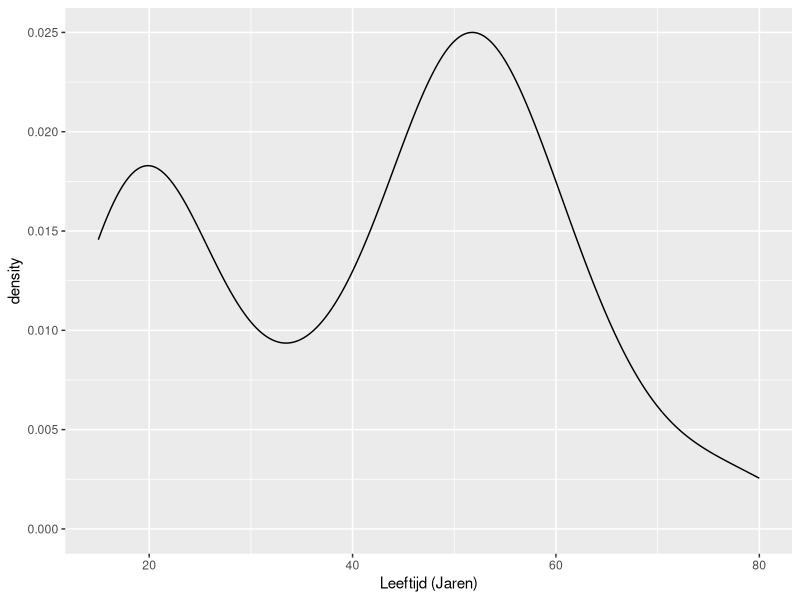
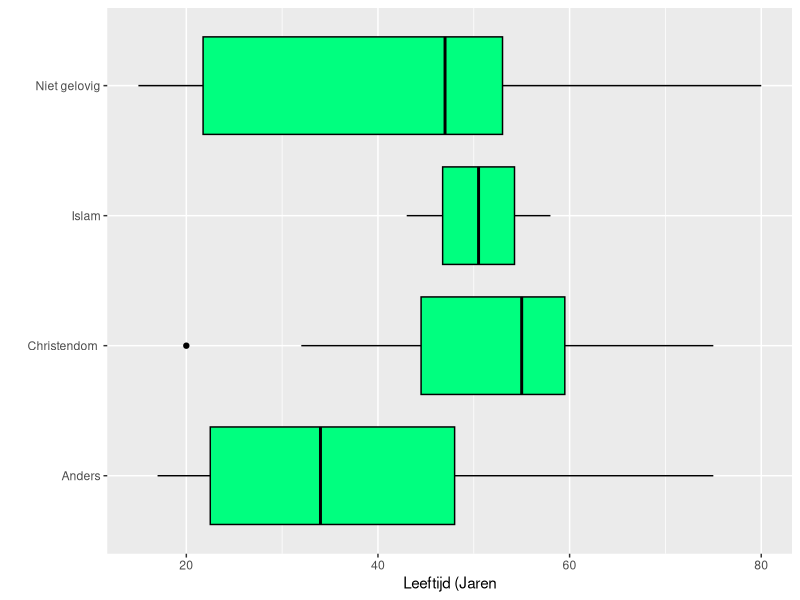
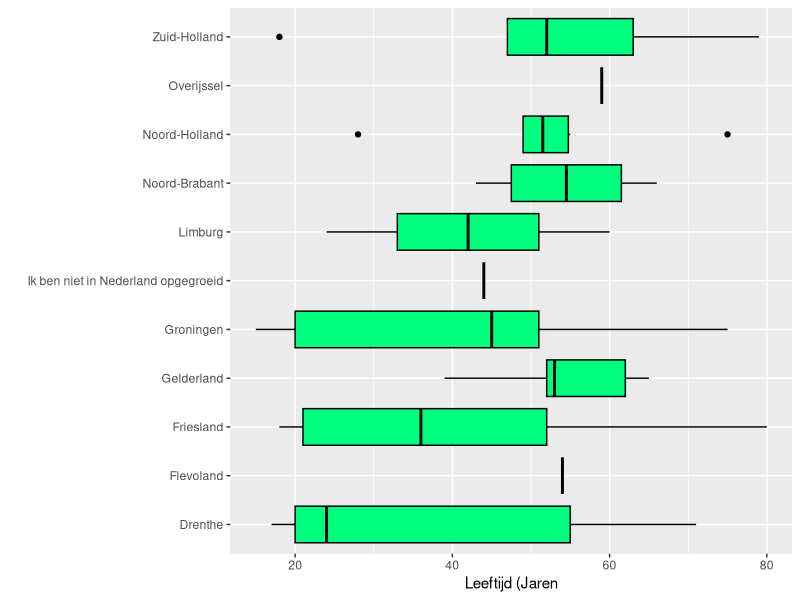
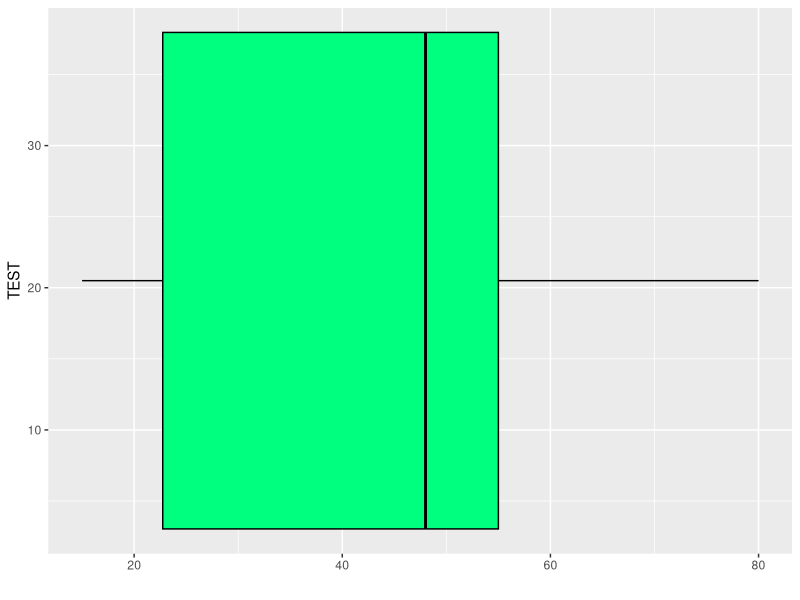

Recreate these plots in R, in order.
## ---- chunk 1
knitr::opts_chunk$set(echo = TRUE)
## ---- chunk 2
abortus <- read.csv("abortus_dataset.csv",
                    na.strings = "NA")
head(abortus)
## ---- chunk 3
summary(abortus)
#str(abortus)
## ---- chunk 4
library(ggplot2)

df <- data.frame(abortus$Wat.is.uw.leeftijd.) 

# verdeling van de leeftijden:
ggplot(df, aes(x= abortus$Wat.is.uw.leeftijd.)) +
  geom_density() +
  xlab("Leeftijd (Jaren)") 


## ---- chunk 5
library(ggplot2)
#table(abortus$Vindt.u.dat.iemand.zelf.moet.kunnen.kiezen.of.die.een.abortus.wil., useNA = "always")



# voor de vraag: Vindt u dat iemand zelf moet kunnen kiezen of die een abortus wil?
abortus$eigen_keuze_abortus <- factor(x = abortus$Vindt.u.dat.iemand.zelf.moet.kunnen.kiezen.of.die.een.abortus.wil.,  
                           levels = c("Ja", "Nee"),
                           labels = c("Wel abortus toestaan", "Geen abortus toestaan"))

# Voor de vraag: Wat is uw religieuze overtuiging?
abortus$geloof <- factor(x = abortus$Wat.is.uw.religieuze.overtuiging.., 
                           levels = c("Christendom", "Islam", "Hindoeïsme", "Boeddhisme", "Niet gelovig", "Anders"),
                           labels = c("Christendom", "Islam", "Hind", "Boed", "Niet", "Anders"))

abortus.test <- data.frame(abortus$geloof)




table(abortus$eigen_keuze_abortus, useNA = "always") # voor de vraag: Vindt u dat iemand zelf moet kunnen kiezen of die een abortus wil?






#ggplot(df, aes(x=, y=abortus$Wat.is.uw.leeftijd.)) +
 # geom_bar(stat="identity", color="blue", fill="white")

## ---- chunk 6
library(ggplot2)
# Grafiek met de verschillende geloven en de leeftijdverdeling die er bij hoort. 
ggplot(df, aes(y=abortus$Wat.is.uw.religieuze.overtuiging..,
               x= abortus$Wat.is.uw.leeftijd.)) +
  geom_boxplot(color = "black", fill = "springgreen") +
    xlab("Leeftijd (Jaren") +
    ylab(" ") # namen van de geloven staan er al.... geen label nodig.

## ---- chunk 7
library(ggplot2)



# Grafiek met leeftijden uit verschillende provincies.
ggplot(df, aes(y=abortus$In.welke.provincie.heeft.u.het.grootste.deel.van.uw.jeugd.doorgebracht.,
               x= abortus$Wat.is.uw.leeftijd.)) +
  geom_boxplot(color = "black", fill = "springgreen") +
    xlab("Leeftijd (Jaren") +
    ylab(" ") # namen van de geloven staan er al.... geen label nodig.



## ---- chunk 8
library(ggplot2)

# De invultijd per leeftijd:

begin_tijd <- as.POSIXct(c(abortus$Begintijd)) # startpunt van invullen per persoon.
eind_tijd <- as.POSIXct(c(abortus$Tijd.van.voltooien)) # eindpunt  van invullen per persoon.

test <- c()
tijd_vector <- c()
# Om de totale tijd uit te rekenen die de mensen nodig hadden om het formulier in te vullen.
# Het verschil tussen de eindtijd en de begintijd. 
for (x in seq_along(abortus$Begintijd)) {
  #print(paste0("Begin tijd: ", begin_tijd[x]))
  #print(paste0("eind tijd: ", eind_tijd[x])) 
  tijd_vector[x] <- as.numeric((eind_tijd[x] - begin_tijd[x]))
}

## ---- chunk 9
library(ggplot2)
tijd_vector <- data.frame(tijd_vector)
df3 <- data.frame(abortus$Wat.is.uw.leeftijd.) # test 

ggplot(tijd_vector, aes(y=abortus$Wat.is.uw.leeftijd.,
                        x= tijd_vector)) +
  geom_boxplot(color = "black", fill = "springgreen") +
    xlab("TEST") +
    ylab(" ") +
    coord_flip()

summary(tijd_vector)
head(tijd_vector)
## ---- chunk 10


y <- c(0,0,0,0,1,0,1,0,1,0,1,0,1,1)

p <- sum(y) / length(y)
# is p > PI (50%)

